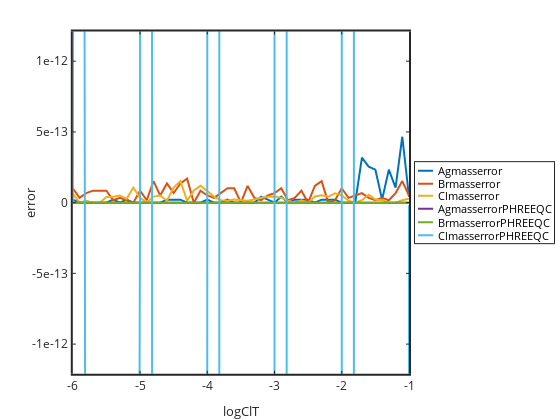

Write notebook code for a chart like this one.
### Code cell
h=plot(logClT,Agmasserror,logClT,Brmasserror,logClT,Clmasserror,logClT,AgmasserrorPHREEQC,logClT,BrmasserrorPHREEQC,logClT,ClmasserrorPHREEQC);
set(h,'linewidth',2)
set(gca,'linewidth',2,'fontsize',12)
xlabel('logClT'); ylabel('error')
legend('Agmasserror','Brmasserror','Clmasserror','AgmasserrorPHREEQC','BrmasserrorPHREEQC','ClmasserrorPHREEQC','location','eastoutside')

axis([-6 -1 -1e-12 1e-12])

### Figure 1 — Plotly figure (JSON) as saved in the notebook; plotly's stock layout.template omitted (floating-point values rounded to 4 significant figures)
{"data": [{"line": {"color": "rgb(0,113,188)", "dash": "solid", "width": 2}, "marker": {"color": "rgb(0,113,188)", "line": {"color": "rgb(0,113,188)"}, "size": 6, "symbol": "none"}, "mode": "lines", "name": "Agmasserror", "showlegend": true, "type": "scatter", "visibility": true, "x": [-6, -5.9, -5.8, -5.7, -5.6, -5.5, -5.4, -5.3, -5.2, -5.1, -5, -4.9, -4.8, -4.7, -4.6, -4.5, -4.4, -4.3, -4.2, -4.1, -4, -3.9, -3.8, -3.7, -3.6, -3.5, -3.4, -3.3, -3.2, -3.1, -3, -2.9, -2.8, -2.7, -2.6, -2.5, -2.4, -2.3, -2.2, -2.1, -2, -1.9, -1.8, -1.7, -1.6, -1.5, -1.4, -1.3, -1.2, -1.1, -1], "xaxis": "x", "y": [2.118e-14, 0, 0, 0, 0, 0, 2.118e-14, 0, 2.118e-14, 0, 0, 0, 0, 0, 2.118e-14, 2.118e-14, 2.118e-14, 0, 0, 0, 2.118e-14, 0, 0, 2.118e-14, 0, 0, 0, 0, 4.235e-14, 2.118e-14, 0, 4.235e-14, 0, 2.118e-14, 2.118e-14, 2.118e-14, 0, 2.118e-14, 2.118e-14, 2.118e-14, 0, 0, 0, 3.176e-13, 2.541e-13, 2.329e-13, 2.118e-14, 2.329e-13, 1.059e-13, 4.659e-13, 4.235e-14], "yaxis": "y"}, {"line": {"color": "rgb(216,82,24)", "dash": "solid", "width": 2}, "marker": {"color": "rgb(216,82,24)", "line": {"color": "rgb(216,82,24)"}, "size": 6, "symbol": "none"}, "mode": "lines", "name": "Brmasserror", "showlegend": true, "type": "scatter", "visibility": true, "x": [-6, -5.9, -5.8, -5.7, -5.6, -5.5, -5.4, -5.3, -5.2, -5.1, -5, -4.9, -4.8, -4.7, -4.6, -4.5, -4.4, -4.3, -4.2, -4.1, -4, -3.9, -3.8, -3.7, -3.6, -3.5, -3.4, -3.3, -3.2, -3.1, -3, -2.9, -2.8, -2.7, -2.6, -2.5, -2.4, -2.3, -2.2, -2.1, -2, -1.9, -1.8, -1.7, -1.6, -1.5, -1.4, -1.3, -1.2, -1.1, -1], "xaxis": "x", "y": [1.016e-13, 3.388e-14, 6.776e-14, 8.47e-14, 8.47e-14, 8.47e-14, 1.694e-14, 3.388e-14, 1.694e-14, 0, 8.47e-14, 1.694e-14, 1.525e-13, 5.082e-14, 1.355e-13, 6.776e-14, 1.355e-13, 1.694e-13, 0, 8.47e-14, 5.082e-14, 3.388e-14, 6.776e-14, 1.016e-13, 1.016e-13, 0, 1.186e-13, 3.388e-14, 1.694e-14, 5.082e-14, 6.776e-14, 1.016e-13, 1.694e-14, 3.388e-14, 8.47e-14, 0, 1.186e-13, 1.525e-13, 0, 1.694e-14, 1.016e-13, 3.388e-14, 5.082e-14, 6.776e-14, 3.388e-14, 1.694e-14, 3.388e-14, 1.694e-14, 6.776e-14, 1.525e-13, 5.082e-14], "yaxis": "y"}, {"line": {"color": "rgb(236,176,31)", "dash": "solid", "width": 2}, "marker": {"color": "rgb(236,176,31)", "line": {"color": "rgb(236,176,31)"}, "size": 6, "symbol": "none"}, "mode": "lines", "name": "Clmasserror", "showlegend": true, "type": "scatter", "visibility": true, "x": [-6, -5.9, -5.8, -5.7, -5.6, -5.5, -5.4, -5.3, -5.2, -5.1, -5, -4.9, -4.8, -4.7, -4.6, -4.5, -4.4, -4.3, -4.2, -4.1, -4, -3.9, -3.8, -3.7, -3.6, -3.5, -3.4, -3.3, -3.2, -3.1, -3, -2.9, -2.8, -2.7, -2.6, -2.5, -2.4, -2.3, -2.2, -2.1, -2, -1.9, -1.8, -1.7, -1.6, -1.5, -1.4, -1.3, -1.2, -1.1, -1], "xaxis": "x", "y": [6.353e-14, 0, 1.336e-14, 0, 0, 4.018e-14, 4.255e-14, 5.07e-14, 2.685e-14, 1.066e-13, 3.388e-14, 0, 4.276e-14, 5.094e-14, 1.349e-14, 1.071e-13, 1.532e-13, 1.352e-14, 8.592e-14, 1.194e-13, 8.132e-14, 4.306e-14, 1.71e-14, 1.358e-14, 2.158e-14, 1.714e-14, 1.362e-14, 2.163e-14, 3.437e-14, 4.095e-14, 4.337e-14, 3.445e-14, 1.368e-14, 0, 1.727e-14, 0, 4.357e-14, 5.192e-14, 4.124e-14, 6.552e-14, 5.204e-14, 1.378e-14, 0, 1.739e-14, 5.525e-14, 2.194e-14, 1.743e-14, 0, 0, 1.747e-14, 2.776e-14], "yaxis": "y"}, {"line": {"color": "rgb(125,46,141)", "dash": "solid", "width": 2}, "marker": {"color": "rgb(125,46,141)", "line": {"color": "rgb(125,46,141)"}, "size": 6, "symbol": "none"}, "mode": "lines", "name": "AgmasserrorPHREEQC", "showlegend": true, "type": "scatter", "visibility": true, "x": [-6, -5.9, -5.8, -5.7, -5.6, -5.5, -5.4, -5.3, -5.2, -5.1, -5, -4.9, -4.8, -4.7, -4.6, -4.5, -4.4, -4.3, -4.2, -4.1, -4, -3.9, -3.8, -3.7, -3.6, -3.5, -3.4, -3.3, -3.2, -3.1, -3, -2.9, -2.8, -2.7, -2.6, -2.5, -2.4, -2.3, -2.2, -2.1, -2, -1.9, -1.8, -1.7, -1.6, -1.5, -1.4, -1.3, -1.2, -1.1, -1], "xaxis": "x", "y": [-3.65e-19, -4.134e-19, -4.151e-19, -4.218e-19, -4.836e-19, -4.948e-19, -4.714e-19, -4.767e-19, -5.848e-19, -5.88e-19, -7.338e-19, -8.434e-19, -9.878e-19, -1.37e-18, -1.815e-18, -2.588e-18, -3.945e-18, -3.799e-20, 2.878e-20, -2.495e-20, -1.294e-20, 4.726e-21, -5.432e-20, -2.175e-20, 9.745e-21, -2.653e-20, -3.643e-18, -2.594e-18, -1.613e-18, -8.923e-19, -4.816e-19, -5.531e-19, 7.946e-21, 3.052e-21, 5.56e-20, -3.458e-20, -8.042e-21, -7.635e-21, -9.801e-20, 3.563e-20, -5.204e-20, 1.521e-16, 3.36e-18, -8.974e-21, 2.758e-20, -3.049e-21, -4.969e-20, 4.743e-20, -7.388e-20, -5.891e-20, -1.537e-19], "yaxis": "y"}, {"line": {"color": "rgb(118,171,47)", "dash": "solid", "width": 2}, "marker": {"color": "rgb(118,171,47)", "line": {"color": "rgb(118,171,47)"}, "size": 6, "symbol": "none"}, "mode": "lines", "name": "BrmasserrorPHREEQC", "showlegend": true, "type": "scatter", "visibility": true, "x": [-6, -5.9, -5.8, -5.7, -5.6, -5.5, -5.4, -5.3, -5.2, -5.1, -5, -4.9, -4.8, -4.7, -4.6, -4.5, -4.4, -4.3, -4.2, -4.1, -4, -3.9, -3.8, -3.7, -3.6, -3.5, -3.4, -3.3, -3.2, -3.1, -3, -2.9, -2.8, -2.7, -2.6, -2.5, -2.4, -2.3, -2.2, -2.1, -2, -1.9, -1.8, -1.7, -1.6, -1.5, -1.4, -1.3, -1.2, -1.1, -1], "xaxis": "x", "y": [1.737e-18, 1.337e-18, 2.234e-18, 1.81e-18, 1.684e-18, 2.03e-18, 1.755e-18, 1.133e-18, 1.806e-18, 8.731e-19, 7.175e-19, 9.947e-19, 6.863e-19, 8.61e-19, 8.588e-19, 2.332e-19, 5.769e-20, 1.908e-19, 1.269e-19, 5.613e-19, 3.903e-20, 4.046e-21, -4.567e-19, -4.352e-19, -8.684e-19, -8.635e-19, -3.177e-16, -1.993e-16, -1.103e-16, -5.51e-17, -2.865e-17, -2.414e-17, -5.187e-19, 8.651e-20, 2.284e-19, -5.84e-21, -1.338e-19, -4.304e-19, 2.677e-19, 1.522e-20, -3.646e-19, -5.704e-16, -2.319e-18, 9.651e-20, -4.668e-19, 5.363e-20, 1.433e-19, -8.687e-19, -8.489e-19, -2.833e-18, -9.018e-18], "yaxis": "y"}, {"line": {"color": "rgb(76,189,237)", "dash": "solid", "width": 2}, "marker": {"color": "rgb(76,189,237)", "line": {"color": "rgb(76,189,237)"}, "size": 6, "symbol": "none"}, "mode": "lines", "name": "ClmasserrorPHREEQC", "showlegend": true, "type": "scatter", "visibility": true, "x": [-6, -5.9, -5.8, -5.7, -5.6, -5.5, -5.4, -5.3, -5.2, -5.1, -5, -4.9, -4.8, -4.7, -4.6, -4.5, -4.4, -4.3, -4.2, -4.1, -4, -3.9, -3.8, -3.7, -3.6, -3.5, -3.4, -3.3, -3.2, -3.1, -3, -2.9, -2.8, -2.7, -2.6, -2.5, -2.4, -2.3, -2.2, -2.1, -2, -1.9, -1.8, -1.7, -1.6, -1.5, -1.4, -1.3, -1.2, -1.1, -1], "xaxis": "x", "y": [2.468e-19, 2.541e-11, -6.808e-12, -3.769e-11, -1.357e-11, -2.234e-11, -2.829e-11, -2.766e-11, -2.656e-11, -1.765e-11, 1.518e-18, 2.541e-10, -6.808e-11, -3.769e-10, -1.357e-10, -2.234e-10, -2.829e-10, -2.766e-10, -2.656e-10, -1.765e-10, 6.411e-18, 2.541e-09, -6.808e-10, -3.769e-09, -1.357e-09, -2.234e-09, -2.829e-09, -2.766e-09, -2.656e-09, -1.765e-09, -3.504e-16, 2.541e-08, -6.808e-09, -3.769e-08, -1.357e-08, -2.234e-08, -2.829e-08, -2.766e-08, -2.656e-08, -1.765e-08, -5.23e-17, 2.541e-07, -6.808e-08, -3.769e-07, -1.357e-07, -2.234e-07, -2.829e-07, -2.766e-07, -2.656e-07, -1.765e-07, -1.788e-14], "yaxis": "y"}, {"hoverinfo": "none", "line": {"color": "rgb(0,113,188)", "dash": "solid", "width": 2}, "marker": {"color": "rgb(0,113,188)", "line": {"color": "rgb(0,113,188)"}, "size": 6, "symbol": "none"}, "mode": "lines", "name": "", "showlegend": false, "type": "scatter", "visibility": true, "x": [3, 18], "xaxis": "x2", "y": [8.5, 8.5], "yaxis": "y2"}, {"hoverinfo": "none", "line": {"color": "rgb(216,82,24)", "dash": "solid", "width": 2}, "marker": {"color": "rgb(216,82,24)", "line": {"color": "rgb(216,82,24)"}, "size": 6, "symbol": "none"}, "mode": "lines", "name": "", "showlegend": false, "type": "scatter", "visibility": true, "x": [3, 18], "xaxis": "x2", "y": [21.5, 21.5], "yaxis": "y2"}, {"hoverinfo": "none", "line": {"color": "rgb(236,176,31)", "dash": "solid", "width": 2}, "marker": {"color": "rgb(236,176,31)", "line": {"color": "rgb(236,176,31)"}, "size": 6, "symbol": "none"}, "mode": "lines", "name": "", "showlegend": false, "type": "scatter", "visibility": true, "x": [3, 18], "xaxis": "x2", "y": [33.5, 33.5], "yaxis": "y2"}, {"hoverinfo": "none", "line": {"color": "rgb(125,46,141)", "dash": "solid", "width": 2}, "marker": {"color": "rgb(125,46,141)", "line": {"color": "rgb(125,46,141)"}, "size": 6, "symbol": "none"}, "mode": "lines", "name": "", "showlegend": false, "type": "scatter", "visibility": true, "x": [3, 18], "xaxis": "x2", "y": [46.5, 46.5], "yaxis": "y2"}, {"hoverinfo": "none", "line": {"color": "rgb(118,171,47)", "dash": "solid", "width": 2}, "marker": {"color": "rgb(118,171,47)", "line": {"color": "rgb(118,171,47)"}, "size": 6, "symbol": "none"}, "mode": "lines", "name": "", "showlegend": false, "type": "scatter", "visibility": true, "x": [3, 18], "xaxis": "x2", "y": [60, 60], "yaxis": "y2"}, {"hoverinfo": "none", "line": {"color": "rgb(76,189,237)", "dash": "solid", "width": 2}, "marker": {"color": "rgb(76,189,237)", "line": {"color": "rgb(76,189,237)"}, "size": 6, "symbol": "none"}, "mode": "lines", "name": "", "showlegend": false, "type": "scatter", "visibility": true, "x": [3, 18], "xaxis": "x2", "y": [73, 73], "yaxis": "y2"}], "layout": {"annotations": [{"font": {"color": "rgb(0, 0, 0)", "size": 10.8}, "showarrow": false, "text": "Agmasserror", "x": 21, "xanchor": "left", "xref": "x2", "y": 8.5, "yanchor": "middle", "yref": "y2"}, {"font": {"color": "rgb(0, 0, 0)", "size": 10.8}, "showarrow": false, "text": "Brmasserror", "x": 21, "xanchor": "left", "xref": "x2", "y": 21.5, "yanchor": "middle", "yref": "y2"}, {"font": {"color": "rgb(0, 0, 0)", "size": 10.8}, "showarrow": false, "text": "Clmasserror", "x": 21, "xanchor": "left", "xref": "x2", "y": 33.5, "yanchor": "middle", "yref": "y2"}, {"font": {"color": "rgb(0, 0, 0)", "size": 10.8}, "showarrow": false, "text": "AgmasserrorPHREEQC", "x": 21, "xanchor": "left", "xref": "x2", "y": 46.5, "yanchor": "middle", "yref": "y2"}, {"font": {"color": "rgb(0, 0, 0)", "size": 10.8}, "showarrow": false, "text": "BrmasserrorPHREEQC", "x": 21, "xanchor": "left", "xref": "x2", "y": 60, "yanchor": "middle", "yref": "y2"}, {"font": {"color": "rgb(0, 0, 0)", "size": 10.8}, "showarrow": false, "text": "ClmasserrorPHREEQC", "x": 21, "xanchor": "left", "xref": "x2", "y": 73, "yanchor": "middle", "yref": "y2"}], "height": 420, "hovermode": "closest", "margin": {"b": 0, "l": 0, "r": 0, "t": 0}, "plot_bgcolor": "rgba(0, 0, 0, 0)", "showlegend": false, "width": 560, "xaxis": {"anchor": "y", "autorange": false, "domain": [0.13, 0.7304], "exponentformat": "none", "gridcolor": "rgba(38,38,38,0.15)", "gridwidth": 2, "linecolor": "rgb(38,38,38)", "linewidth": 2, "mirror": "ticks", "range": [-6, -1], "showgrid": false, "showline": true, "side": "bottom", "spikedash": "solid", "spikemode": "across", "spikesides": false, "spikethickness": 1, "tickangle": 0, "tickcolor": "rgb(38,38,38)", "tickfont": {"color": "rgb(38,38,38)", "size": 12}, "ticklen": 3, "ticks": "inside", "ticktext": ["-6", "-5", "-4", "-3", "-2", "-1"], "tickvals": [-6, -5, -4, -3, -2, -1], "title": {"font": {"color": "rgb(38,38,38)", "size": 13.2}, "text": "logClT"}, "type": "linear", "visible": true, "zeroline": false}, "xaxis2": {"anchor": "y2", "autorange": false, "domain": [0.7411, 0.9893], "exponentformat": "none", "fixedrange": true, "gridcolor": "rgba(38,38,38,0.15)", "gridwidth": 1, "linecolor": "rgb(38,38,38)", "linewidth": 1, "mirror": true, "range": [0, 139], "showgrid": false, "showline": true, "showspikes": false, "side": "bottom", "spikedash": "solid", "spikemode": "across", "spikesides": false, "spikethickness": 1, "tickangle": 0, "tickcolor": "rgb(38,38,38)", "tickfont": {"color": "rgb(38,38,38)", "size": 10.8}, "ticklen": 3, "ticks": "", "ticktext": [], "tickvals": [], "title": {"font": {"color": "rgb(0, 0, 0)", "size": 11.88}, "text": ""}, "type": "linear", "visible": true, "zeroline": false}, "yaxis": {"anchor": "x", "autorange": false, "domain": [0.11, 0.925], "exponentformat": "none", "gridcolor": "rgba(38,38,38,0.15)", "gridwidth": 2, "linecolor": "rgb(38,38,38)", "linewidth": 2, "mirror": "ticks", "range": [-1.21e-12, 1.21e-12], "showgrid": false, "showline": true, "side": "left", "spikedash": "solid", "spikemode": "across", "spikesides": false, "spikethickness": 1, "tickangle": 0, "tickcolor": "rgb(38,38,38)", "tickfont": {"color": "rgb(38,38,38)", "size": 12}, "ticklen": 3, "ticks": "inside", "ticktext": ["-1e-12", "-5e-13", "0", "5e-13", "1e-12"], "tickvals": [-1e-12, -5e-13, 0, 5e-13, 1e-12], "title": {"font": {"color": "rgb(38,38,38)", "size": 13.2}, "text": "error"}, "type": "linear", "visible": true, "zeroline": false}, "yaxis2": {"anchor": "x2", "autorange": false, "domain": [0.4211, 0.6139], "exponentformat": "none", "fixedrange": true, "gridcolor": "rgba(38,38,38,0.15)", "gridwidth": 1, "linecolor": "rgb(38,38,38)", "linewidth": 1, "mirror": true, "range": [81, 0], "showgrid": false, "showline": true, "showspikes": false, "side": "left", "spikedash": "solid", "spikemode": "across", "spikesides": false, "spikethickness": 1, "tickangle": 0, "tickcolor": "rgb(38,38,38)", "tickfont": {"color": "rgb(38,38,38)", "size": 10.8}, "ticklen": 3, "ticks": "", "ticktext": [], "tickvals": [], "title": {"font": {"color": "rgb(0, 0, 0)", "size": 11.88}, "text": ""}, "type": "linear", "visible": true, "zeroline": false}}}
